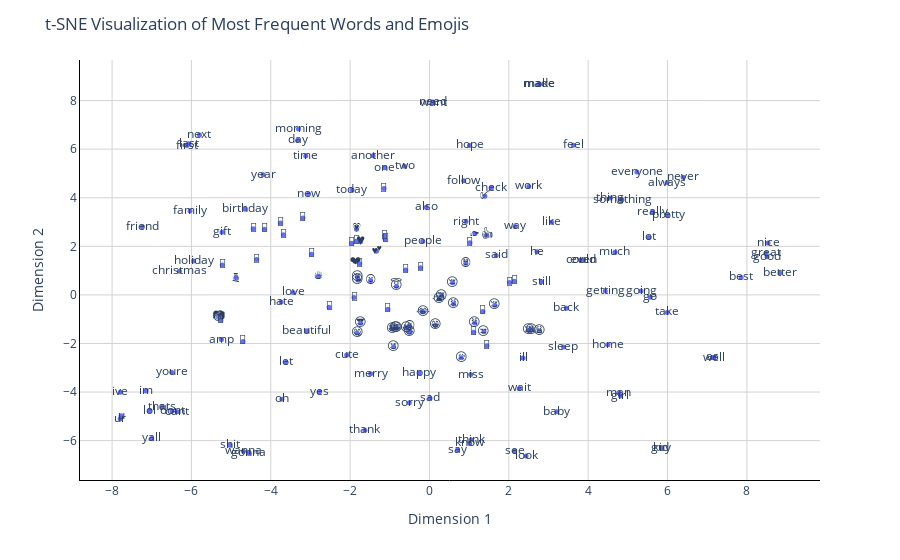

Notebook code cell kept with this figure:
### Code cell
def extract_all_emojis(df):
    all_emojis = []
    for emoji_list in df['emojis']:
        for emojis in emoji_list:
            all_emojis.append(emojis)
    return list(all_emojis)


words = [word for text in data['lemmatized_text'] for word in text.split()]

# Count word frequencies
word_counts = Counter(words)

# Select the most frequent words
N = 100  # Number of most frequent words to select
most_common_words = word_counts.most_common(N)
most_common_words = [word for word, count in most_common_words]

# Extract embeddings for the most frequent words
word2vec_model = KeyedVectors.load_word2vec_format('ADVB data/GoogleNews-vectors-negative300.bin', binary=True)
word_embeddings = {word: word2vec_model[word] for word in most_common_words if word in word2vec_model}

# Extract emoji frequencies
emojis = extract_all_emojis(data)
emoji_counts = Counter(emojis)

# Select the most frequent emojis
most_common_emojis = emoji_counts.most_common(N)
most_common_emojis = [emoji for emoji, count in most_common_emojis]

# Extract embeddings for the most frequent emojis
emoji2vec_model = KeyedVectors.load_word2vec_format('ADVB data/emoji2vec.bin', binary=True)
emoji_embeddings = {emoji: emoji2vec_model[emoji] for emoji in most_common_emojis if emoji in emoji2vec_model}

# Combine word and emoji embeddings
combined_embeddings = {**word_embeddings, **emoji_embeddings}

# Prepare data for t-SNE
labels = list(combined_embeddings.keys())
embeddings = np.array(list(combined_embeddings.values()))

# Perform t-SNE
tsne = TSNE(n_components=2, random_state=42)
X_embedded = tsne.fit_transform(embeddings)

# Create the scatter plot
fig = px.scatter(None, x=X_embedded[:,0], y=X_embedded[:,1], 
                 labels={
                     "x": "Dimension 1",
                     "y": "Dimension 2",
                 },
                 text=labels,  # Add text labels
                 opacity=1)

# Change the plot background color
fig.update_layout(dict(plot_bgcolor='white'))

# Update the axis lines
fig.update_xaxes(showgrid=True, gridwidth=1, gridcolor='lightgrey', 
                 zeroline=True, zerolinewidth=1, zerolinecolor='lightgrey', 
                 showline=True, linewidth=1, linecolor='black')

fig.update_yaxes(showgrid=True, gridwidth=1, gridcolor='lightgrey', 
                 zeroline=True, zerolinewidth=1, zerolinecolor='lightgrey', 
                 showline=True, linewidth=1, linecolor='black')

# Set the plot title
fig.update_layout(title_text="t-SNE Visualization of Most Frequent Words and Emojis")

# Update the marker size
fig.update_traces(marker=dict(size=5))

fig.show()

### Figure 1 — Plotly figure (JSON) as saved in the notebook; plotly's stock layout.template omitted (floating-point values rounded to 4 significant figures; data arrays with more than 128 entries replaced by an {"elided": "..."} marker saying what was removed)
{"data": [{"hovertemplate": "Dimension 1=%{x}<br>Dimension 2=%{y}<br>text=%{text}<extra></extra>", "legendgroup": "", "marker": {"color": "#636efa", "opacity": 1, "size": 5, "symbol": "circle"}, "mode": "markers+text", "name": "", "orientation": "v", "showlegend": false, "text": {"elided": "163 str values"}, "type": "scatter", "x": {"elided": "163 float values"}, "xaxis": "x", "y": {"elided": "163 float values"}, "yaxis": "y"}], "layout": {"legend": {"tracegroupgap": 0}, "margin": {"t": 60}, "plot_bgcolor": "white", "title": {"text": "t-SNE Visualization of Most Frequent Words and Emojis"}, "xaxis": {"anchor": "y", "domain": [0, 1], "gridcolor": "lightgrey", "gridwidth": 1, "linecolor": "black", "linewidth": 1, "showgrid": true, "showline": true, "title": {"text": "Dimension 1"}, "zeroline": true, "zerolinecolor": "lightgrey", "zerolinewidth": 1}, "yaxis": {"anchor": "x", "domain": [0, 1], "gridcolor": "lightgrey", "gridwidth": 1, "linecolor": "black", "linewidth": 1, "showgrid": true, "showline": true, "title": {"text": "Dimension 2"}, "zeroline": true, "zerolinecolor": "lightgrey", "zerolinewidth": 1}}}
